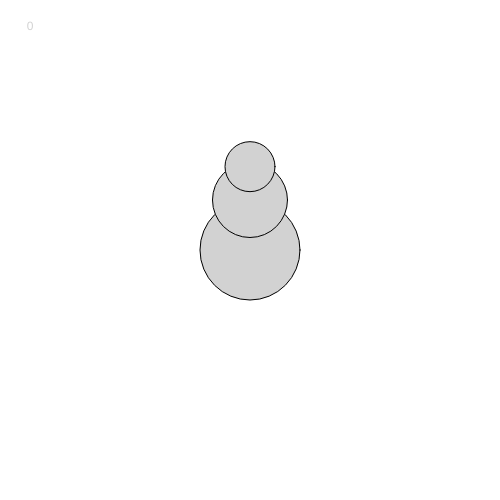
Frame 1 (no input)
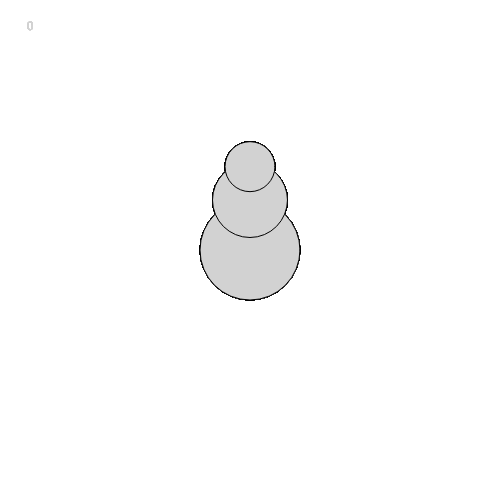
Frame 60 (no input)
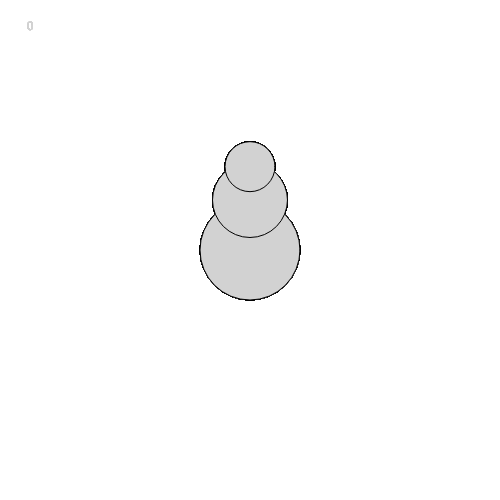
Frame 120 (the mouse pressed at the canvas centre since frame 60)

The p5.js sketch that drew these frames (run headless with seeded random() and noise() and a simulated clock; from frame 60 on, the mouse is pressed at the canvas centre):

// p5.js sketch
// ── sketch.js
var score = 0

function setup() {
  createCanvas(500, 500);
  textAlign(CENTER) ;
}

function draw() {

  fill(210);
  ellipse(width/2, height/2, 100, 100);

  fill(210);
  ellipse(width/2, height/2.5, 75, 75);

  fill(210);
  ellipse(width/2, height/3, 50, 50)

  text(score, 30, 30)

}


function mouseReleased() {

  //background(random(255), random(255), random(255)) ;
  fill(random(255), 0, 0);
  ellipse(mouseX, mouseY, 50, 50);
  stroke(random(255), 0, 0);
  stokeWeight(random(4));
  score++
}
